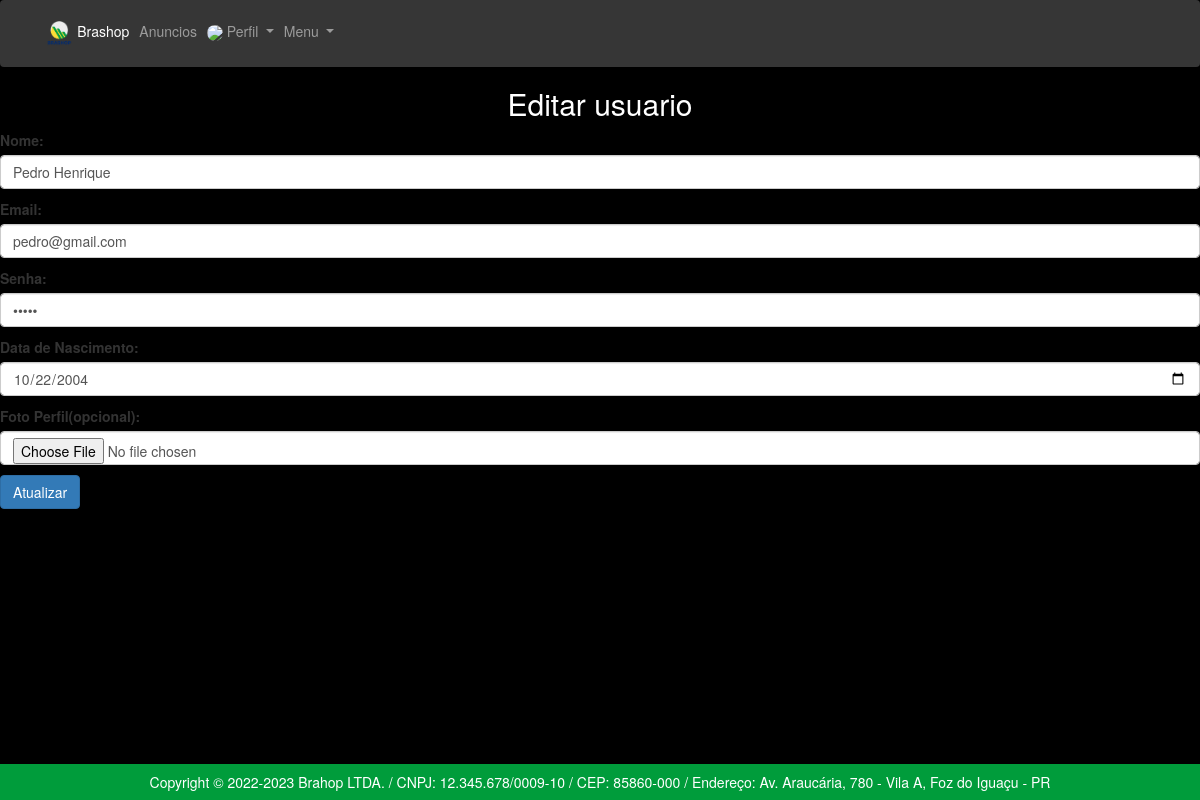
Page /app/controllers/UsuarioController.php?action=edit&id=71 (signed in) on the committed database.
### tables this page shows
CREATE TABLE `usuarios` (
  `id` int(11) NOT NULL,
  `nome` varchar(45) NOT NULL,
  `email` varchar(255) NOT NULL,
  `senha` varchar(255) NOT NULL,
  `data_nasc` date NOT NULL,
  `foto_perfil` varchar(255) NOT NULL,
  `isAdmPrincipal` bit(1) NOT NULL,
  `isadm` bit(1) NOT NULL,
  `ban` bit(1) NOT NULL
);

### app/repository/UsuarioRepository.php (called while the page is built, shortened)
<?php
    require_once __DIR__ . "/../connection/Connection.php";
    require_once __DIR__ . "/../models/UsuarioModel.php";
    class UsuarioRepository {
        public PDO $conn;
        function __construct()
        {
            $this->conn = Connection::getConnection();
        }
        public function findUsuarioById(int $id) {
            $query = "SELECT * FROM usuarios WHERE id = ?";
            $prepare = $this->conn->prepare($query);
            $prepare->bindParam(1, $id, PDO::PARAM_INT);
            if($prepare->execute()){
                $usuario  = $prepare->fetchObject("UsuarioModel");
            } else {
                $usuario = null;
            }
            return $usuario;
        }
    }

### app/connection/Connection.php (called while the page is built)
<?php
class Connection {
    private static $host = "localhost";
    private static $dbname = "marketplace";
    private static $user = "root";
    private static $password = "";
    private static ?PDO $conn = null;
    public static function getConnection(): PDO {
        if(self::$conn == null) {
            try {
                self::$conn = new PDO("mysql:host=" . self::$host . ";dbname=" . self::$dbname,
                self::$user,
                self::$password);
                self::$conn->setAttribute(PDO::ATTR_ERRMODE, PDO::ERRMODE_EXCEPTION);
            } catch(Exception $e) {
                print("Erro ao conectar com o banco de dados");
            }
        }
        return self::$conn;
    }
}

### app/models/UsuarioModel.php (called while the page is built, shortened)
<?php
class UsuarioModel{
	private $id;
	private $nome;
	private $senha;
	private $email;
	private $data_nasc;
	private $foto_perfil;
	public function getId(): int{
		return $this->id;
	}
	public function getNome(): string{
		return $this->nome;
	}
	public function getSenha(): string{
		return $this->senha;
	}
	public function getEmail(): string{
		return $this->email;
	}
	public function getData_nasc(): string{
		return $this->data_nasc;
	}
	public function getFoto_perfil(): string{
		return $this->foto_perfil;
	}
}

### app/views/usuarios/formEdita.php (the view, shortened to what this page needs)
<!DOCTYPE html>
<html lang="en">
<head>
	<link rel="stylesheet" type="text/css" href="../views/helpers/css/bootstrap.min.css">
</head>
<body>
<?php
	if(isset($_SESSION["usuario"])){
		if($_SESSION["usuario"]['is_adm'] == 1){
		  include_once __DIR__ . "/../helpers/menuAdm.php";
		 }else{
		 include_once __DIR__ . "/../helpers/menuLogin.php";
	   }
	 }
?>
<h2>Editar usuario</h2>
<?php foreach($data['usuarios'] as $usuario): ?>
	<form action="./UsuarioController.php?action=update&id=<?= $usuario->getId()?>" method="POST">
	<div class="mb-3">
	<label>Nome:</label>
	<input type="text" name="nome" class="form-control" value="<?= $usuario->getNome(); ?>">
	</div>
	<div class="mb-3">
	<label>Email:</label>
	<input type="email" name="email" class="form-control" value="<?= $usuario->getEmail(); ?>">
	</div>
	<div class="mb-3">
	<label>Senha:</label>
	<input type="password" name="senha" class="form-control" value="<?= $usuario->getSenha(); ?>">
	</div>
	<div class="mb-3">
	<label>Data de Nascimento:</label>
	<input type="date" name="data_nasc" class="form-control" value="<?= $usuario->getData_nasc(); ?>">
	</div>
	<div class="mb-3">
	<label>Foto Perfil(opcional):</label>
	<input type="file" name="foto_perfil" class="form-control" value="<?= $usuario->getFoto_Perfil(); ?>">
	</div>
		<div class="mb-3">
		<button type="submit" value="Atualizar" class="btn
    btn-primary">Atualizar</button>
		</div>
	</form>
<?php endforeach; ?>
</body>
</html>

### app/views/helpers/style-home.css (style rules this page uses)
body { background-color: black !important; }
h2 { color:white !important; text-align: center; }

### rows in the picture
usuarios: nome "Pedro Henrique", email "pedro@gmail.com", data_nasc "10/22/2004"
